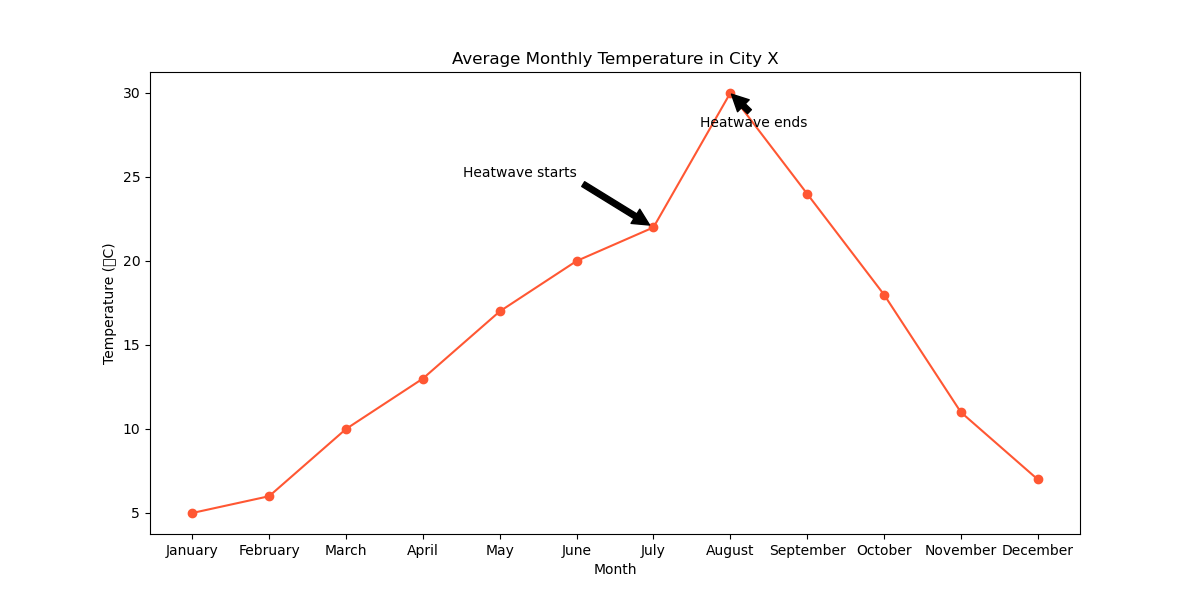

Generate this figure with Python:

import matplotlib.pyplot as plt

# Data
months = ["January", "February", "March", "April", "May", "June", "July", "August", "September", "October", "November", "December"]
temperatures = [5, 6, 10, 13, 17, 20, 22, 30, 24, 18, 11, 7]

plt.figure(figsize=(12, 6))  # Change width and height of the chart

# Plotting the line chart
plt.plot(months, temperatures, color="#FF5733", marker='o')  # Using a specific color code and marker for data points

# Adding annotations for specific points
plt.annotate('Heatwave starts', xy=('July', 22), xytext=('June', 25),
             arrowprops=dict(facecolor='black', shrink=0.05),
             horizontalalignment='right')
plt.annotate('Heatwave ends', xy=('August', 30), xytext=('September', 28),
             arrowprops=dict(facecolor='black', shrink=0.05),
             horizontalalignment='right')

# Title and labels
plt.title('Average Monthly Temperature in City X')
plt.xlabel('Month')
plt.ylabel('Temperature (°C)')

# Show the chart
plt.show()
